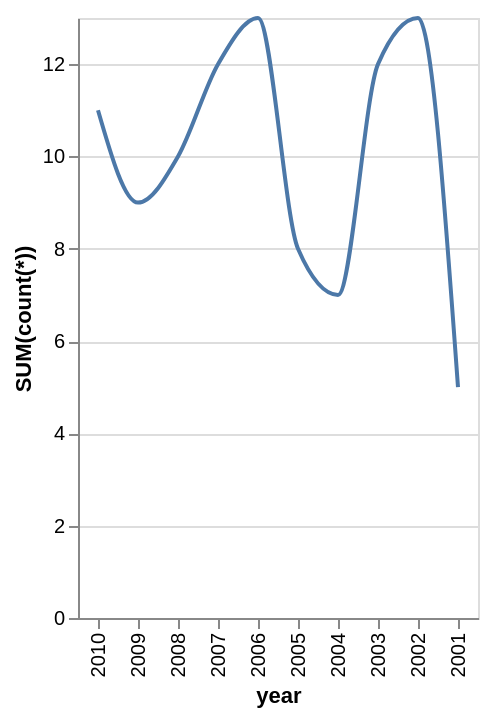

The Vega-Lite source for this figure:
### Vega-Lite specification from a JSON file in a GitHub repository (floating-point values rounded to 4 significant figures)
{"data": {"values": [{"x_data": "2001", "y_data": 5}, {"x_data": "2002", "y_data": 13}, {"x_data": "2003", "y_data": 12}, {"x_data": "2004", "y_data": 7}, {"x_data": "2005", "y_data": 8}, {"x_data": "2006", "y_data": 13}, {"x_data": "2007", "y_data": 12}, {"x_data": "2008", "y_data": 10}, {"x_data": "2009", "y_data": 9}, {"x_data": "2010", "y_data": 11}]}, "mark": {"type": "line", "interpolate": "monotone"}, "encoding": {"x": {"field": "x_data", "type": "nominal", "title": "year", "sort": "descending"}, "y": {"field": "y_data", "type": "quantitative", "title": "SUM(count(*))"}}}
